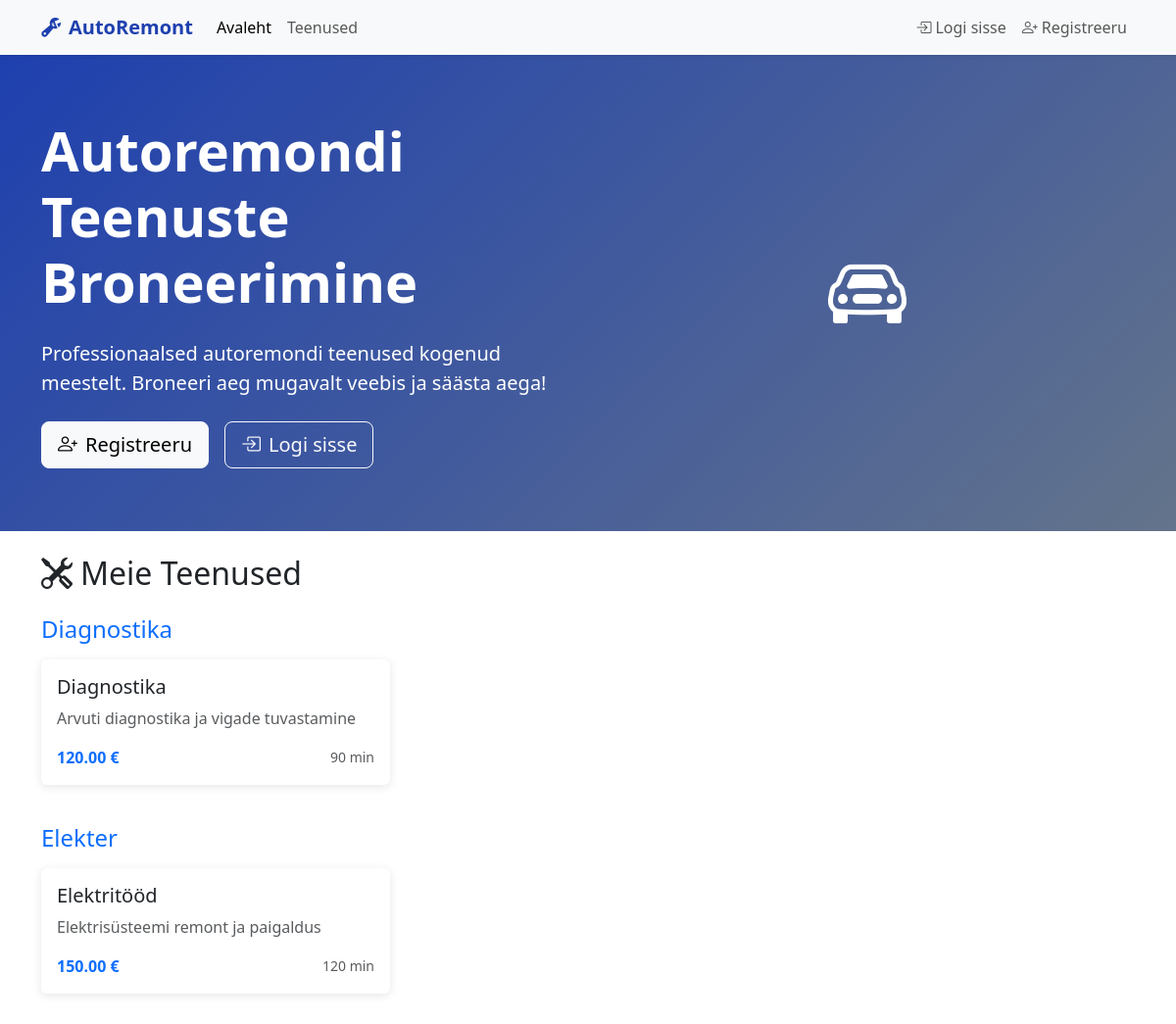
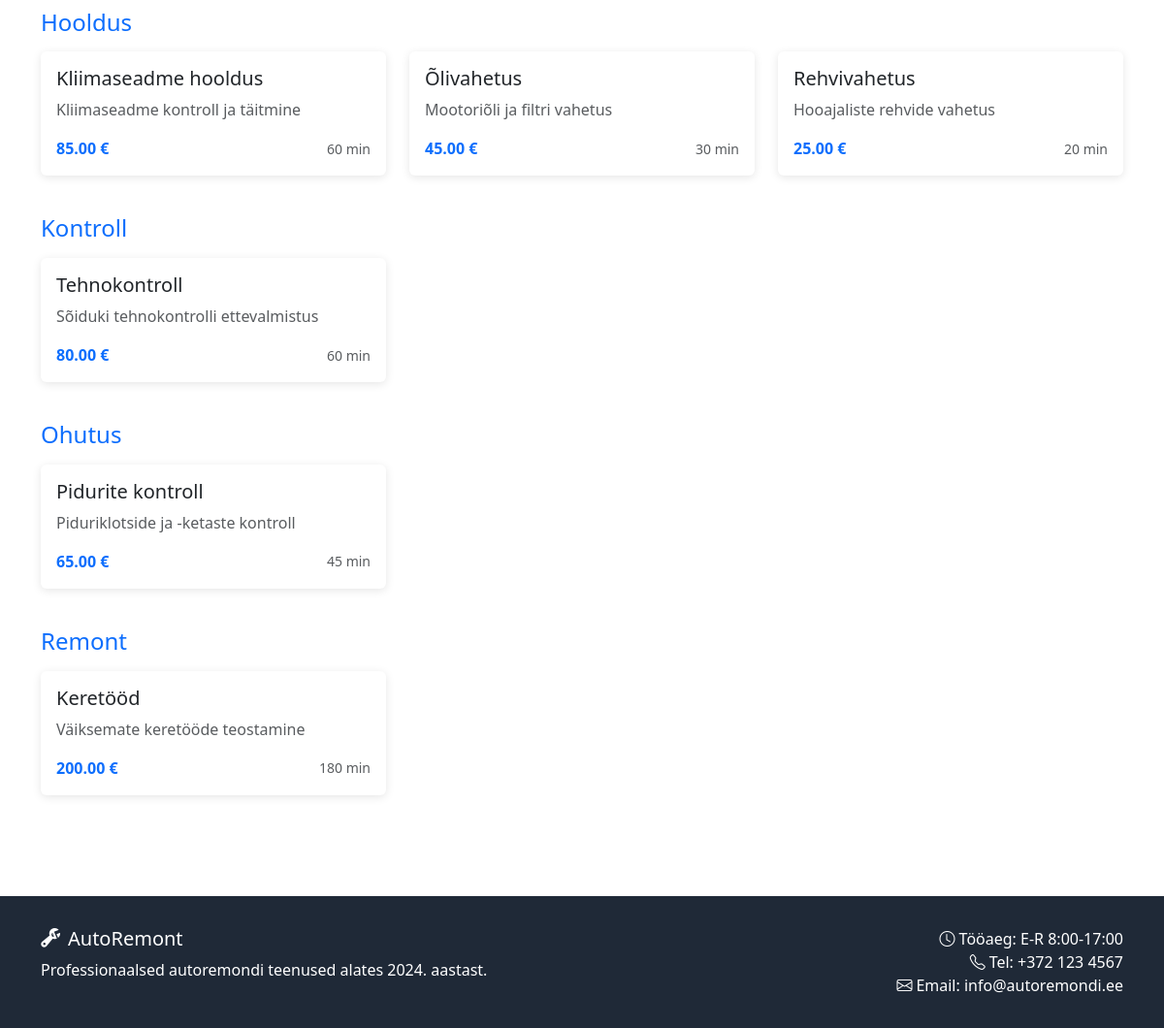
The page / on the database its author committed (2 pictures, top to bottom).
### tables this page shows
CREATE TABLE teenused (
    id INT PRIMARY KEY AUTO_INCREMENT,
    nimi VARCHAR(100) NOT NULL,
    kirjeldus TEXT,
    kestus INT NOT NULL,  
    hind DECIMAL(8,2) NOT NULL,
    kategooria VARCHAR(50) NOT NULL,
    aktiivne BOOLEAN DEFAULT TRUE,
    loodud TIMESTAMP DEFAULT CURRENT_TIMESTAMP,
    INDEX idx_kategooria (kategooria)
);

### config.php (called while the page is built, shortened)
<?php
try {
    $pdo = new PDO(
        "mysql:host=" . DB_HOST . ";dbname=" . DB_NAME . ";charset=utf8mb4",
        DB_USER,
        DB_PASS,
        [
            PDO::ATTR_ERRMODE => PDO::ERRMODE_EXCEPTION,
            PDO::ATTR_DEFAULT_FETCH_MODE => PDO::FETCH_ASSOC,
            PDO::ATTR_EMULATE_PREPARES => false,
        ]
    );
} catch (PDOException $e) {
    die("Andmebaasi ühenduse viga: " . $e->getMessage());
}
function kontrolliSessiooni() {
    global $pdo;
    if (!isset($_COOKIE['session_id'])) {
        return false;
    }
    $stmt = $pdo->prepare("SELECT s.*, k.eesnimi, k.perekonnanimi, k.email, 'klient' as tyyp
                          FROM sessioonid s
                          JOIN kliendid k ON s.kasutaja_id = k.id
                          WHERE s.id = ? AND s.kasutaja_tyyp = 'klient' AND s.kehtib_kuni > NOW()
                          UNION
                          SELECT s.*, t.eesnimi, t.perekonnanimi, t.email, 'toottaja' as tyyp
                          FROM sessioonid s
                          JOIN toottajad t ON s.kasutaja_id = t.id
                          WHERE s.id = ? AND s.kasutaja_tyyp = 'toottaja' AND s.kehtib_kuni > NOW()");
    $sessionId = $_COOKIE['session_id'];
    $stmt->execute([$sessionId, $sessionId]);
    return $stmt->fetch();
}
?>

### index.php (the view, shortened to what this page needs)
<?php
require_once 'config.php';
$kasutaja = kontrolliSessiooni();
$stmt = $pdo->prepare("SELECT * FROM teenused WHERE aktiivne = 1 ORDER BY kategooria, nimi");
$stmt->execute();
$teenused = $stmt->fetchAll();
?>
<!DOCTYPE html>
<html lang="et">
<head>
    <link href="https://cdn.jsdelivr.net/npm/bootstrap@5.3.0/dist/css/bootstrap.min.css" rel="stylesheet">
    <link href="https://cdn.jsdelivr.net/npm/bootstrap-icons@1.10.0/font/bootstrap-icons.css" rel="stylesheet">
</head>
<body>
    <nav class="navbar navbar-expand-lg navbar-light bg-light shadow-sm">
        <div class="container">
            <a class="navbar-brand d-flex align-items-center" href="index.php">
                <i class="bi bi-wrench-adjustable me-2"></i>
                AutoRemont
            </a>
            <div class="collapse navbar-collapse" id="navbarNav">
                <ul class="navbar-nav me-auto">
                    <li class="nav-item">
                        <a class="nav-link active" href="index.php">Avaleht</a>
                    </li>
                    <li class="nav-item">
                        <a class="nav-link" href="#teenused">Teenused</a>
                    </li>
                </ul>
                <ul class="navbar-nav">
                    <?php if ($kasutaja): ?>
                        <li class="nav-item dropdown">
                            <a class="nav-link dropdown-toggle" href="#" role="button" data-bs-toggle="dropdown">
                                <i class="bi bi-person-circle me-1"></i>
                                <?php echo htmlspecialchars($kasutaja['eesnimi'] . ' ' . $kasutaja['perekonnanimi']); ?>
                            </a>
                            <ul class="dropdown-menu">
                                <li><a class="dropdown-item" href="logout.php">
                                    <i class="bi bi-box-arrow-right me-2"></i>Logi välja
                                </a></li>
                            </ul>
                        </li>
                    <?php else: ?>
                        <li class="nav-item">
                            <a class="nav-link" href="login.php">
                                <i class="bi bi-box-arrow-in-right me-1"></i>Logi sisse
                            </a>
                        </li>
                        <li class="nav-item">
                            <a class="nav-link" href="register.php">
                                <i class="bi bi-person-plus me-1"></i>Registreeru
                            </a>
                        </li>
                    <?php endif; ?>
                </ul>
            </div>
        </div>
    </nav>
    <section class="hero-section">
        <div class="container">
            <div class="row align-items-center">
                <div class="col-lg-6">
                    <h1 class="display-4 fw-bold mb-4">Autoremondi Teenuste Broneerimine</h1>
                    <p class="lead mb-4">Professionaalsed autoremondi teenused kogenud meestelt. Broneeri aeg mugavalt veebis ja säästa aega!</p>
                    <?php if (!$kasutaja): ?>
                    <div class="d-flex gap-3">
                        <a href="register.php" class="btn btn-light btn-lg">
                            <i class="bi bi-person-plus me-2"></i>Registreeru
                        </a>
                        <a href="login.php" class="btn btn-outline-light btn-lg">
                            <i class="bi bi-box-arrow-in-right me-2"></i>Logi sisse
                        </a>
                    </div>
                    <?php endif; ?>
                </div>
                <div class="col-lg-6">
                    <div class="text-center">
                        <i class="bi bi-car-front display-1"></i>
                    </div>
                </div>
            </div>
        </div>
    </section>
    <div class="container mt-4">
        <section id="teenused" class="mb-5">
            <h2 class="mb-4">
                <i class="bi bi-tools me-2"></i>Meie Teenused
            </h2>
            <div class="row">
                <?php
                $kategoriad = [];
                foreach ($teenused as $teenus) {
                    $kategoriad[$teenus['kategooria']][] = $teenus;
                }
                foreach ($kategoriad as $kategooria => $kategooriateenused): ?>
                    <div class="col-12 mb-4">
                        <h4 class="text-primary mb-3"><?php echo htmlspecialchars($kategooria); ?></h4>
                        <div class="row">
                            <?php foreach ($kategooriateenused as $teenus): ?>
                            <div class="col-md-6 col-lg-4 mb-3">
                                <div class="card service-card h-100">
                                    <div class="card-body">
                                        <h5 class="card-title"><?php echo htmlspecialchars($teenus['nimi']); ?></h5>
                                        <p class="card-text text-muted"><?php echo htmlspecialchars($teenus['kirjeldus']); ?></p>
                                        <div class="d-flex justify-content-between align-items-center">
                                            <span class="text-primary fw-bold"><?php echo number_format($teenus['hind'], 2); ?> €</span>
                                            <small class="text-muted"><?php echo $teenus['kestus']; ?> min</small>
                                        </div>
                                    </div>
                                </div>
                            </div>
                            <?php endforeach; ?>
                        </div>
                    </div>
                <?php endforeach; ?>
            </div>
        </section>
    </div>
    <footer class="footer">
        <div class="container">
            <div class="row">
                <div class="col-md-6">
                    <h5><i class="bi bi-wrench-adjustable me-2"></i>AutoRemont</h5>
                    <p class="mb-0">Professionaalsed autoremondi teenused alates 2024. aastast.</p>
                </div>
                <div class="col-md-6 text-md-end">
                    <p class="mb-0">
                        <i class="bi bi-clock me-1"></i>Tööaeg: E-R 8:00-17:00<br>
                        <i class="bi bi-telephone me-1"></i>Tel: +372 123 4567<br>
                        <i class="bi bi-envelope me-1"></i>Email: info@autoremondi.ee
                    </p>
                </div>
            </div>
        </div>
    </footer>
</body>
</html>

### index.php (style rules this page uses)
:root { --primary-color: #1e40af; --secondary-color: #64748b; --accent-color: #f97316; --success-color: #059669; --warning-color: #d97706; --danger-color: #dc2626; }
.navbar-brand { font-weight: bold; color: var(--primary-color) !important; }
.hero-section { background: linear-gradient(135deg, var(--primary-color), var(--secondary-color)); color: white; padding: 4rem 0; }
.service-card { transition: transform 0.3s ease, box-shadow 0.3s ease; border: none; box-shadow: 0 2px 10px rgba(0,0,0,0.1); }
.footer { background-color: #1f2937; color: white; padding: 2rem 0; margin-top: 4rem; }

### rows shown on the page
teenused: nimi "Diagnostika", kirjeldus "Arvuti diagnostika ja vigade tuvastamine", hind "120.00", kestus "90"
teenused: nimi "Elektritööd", kirjeldus "Elektrisüsteemi remont ja paigaldus", hind "150.00", kestus "120"
teenused: nimi "Kliimaseadme hooldus", kirjeldus "Kliimaseadme kontroll ja täitmine", hind "85.00", kestus "60"
teenused: nimi "Õlivahetus", kirjeldus "Mootoriõli ja filtri vahetus", hind "45.00", kestus "30"
teenused: nimi "Rehvivahetus", kirjeldus "Hooajaliste rehvide vahetus", hind "25.00", kestus "20"
teenused: nimi "Tehnokontroll", kirjeldus "Sõiduki tehnokontrolli ettevalmistus", hind "80.00", kestus "60"
teenused: nimi "Pidurite kontroll", kirjeldus "Piduriklotside ja -ketaste kontroll", hind "65.00", kestus "45"
teenused: nimi "Keretööd", kirjeldus "Väiksemate keretööde teostamine", hind "200.00", kestus "180"

### other values the page prints
$kategooria "Diagnostika"
$kategooria "Elekter"
$kategooria "Hooldus"
$kategooria "Kontroll"
$kategooria "Ohutus"
$kategooria "Remont"
